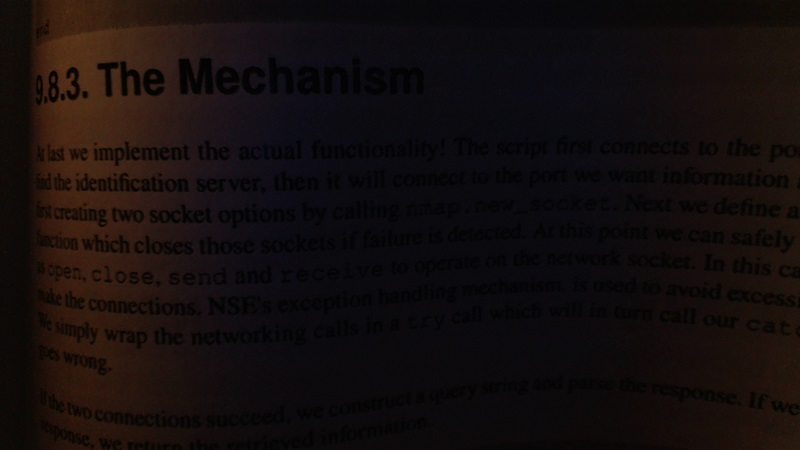
#> input picture OPENCV_3/Uyarlanabilir Eşikleme, Otsu Binarization/bookpage.jpg, 800 x 450 px
$ python 4.ders-adaptive_thresh-2.py
#> lines starting #> are read from the running program, lines starting #| are printed output that depends on the picture; after the words box and inside, x2 and y2 are one past the last pixel; in counts of white or black regions, pixels touching at a corner belong together
import cv2
import matplotlib.pyplot as plt

resim = cv2.imread("bookpage.jpg", 0)
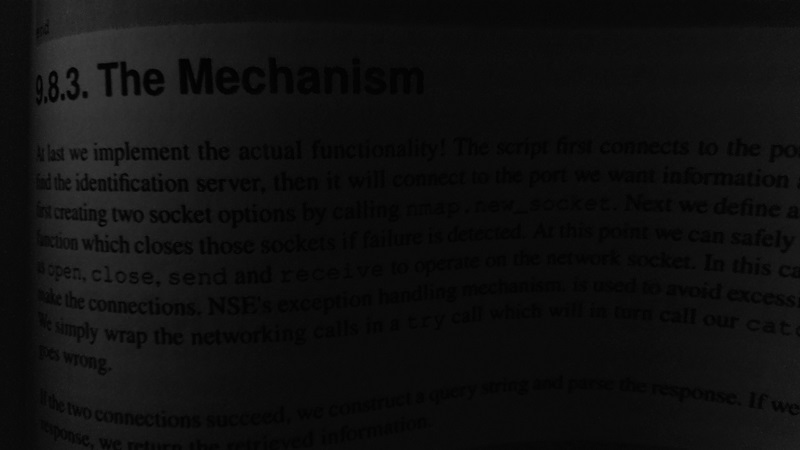
#> resim: shape (450, 800); min 0, max 64, mean 15.6

ret, th = cv2.threshold(resim, 10, 255, cv2.THRESH_BINARY)  # basit treshold işlemi
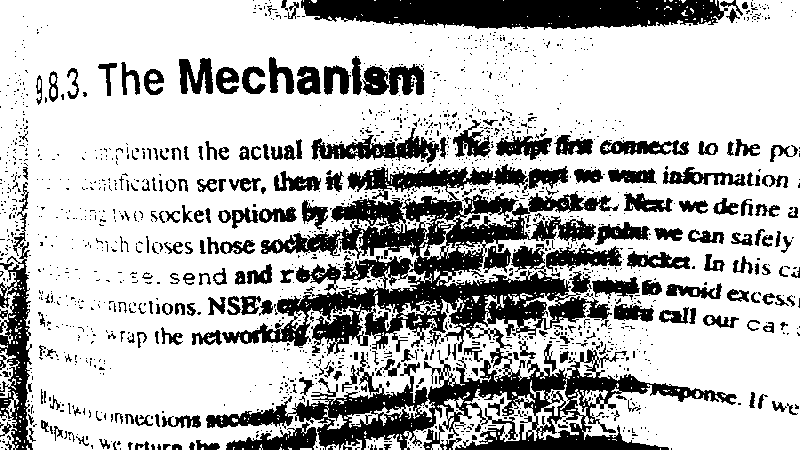
#> th: shape (450, 800); 72.6% white; 1631 black regions (1394 under 20 px), largest, box (x1, y1, x2, y2) and area: (206, 191, 737, 450) 41971, (301, 0, 728, 30) 10101, (0, 182, 33, 450) 3599

thresh = cv2.adaptiveThreshold(resim, 255, cv2.ADAPTIVE_THRESH_MEAN_C,
                               cv2.THRESH_BINARY, 11, 2)
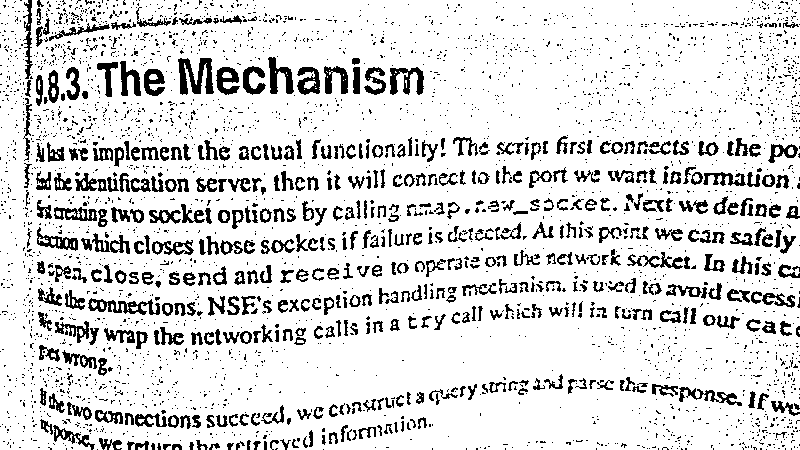
#> thresh: shape (450, 800); 85.5% white; 3370 black regions (2870 under 20 px), largest, box (x1, y1, x2, y2) and area: (178, 58, 214, 95) 782, (88, 298, 160, 315) 552, (390, 67, 424, 95) 510
# thresh mean de: tüm matrixleri sırayla sıralıyor. küçükten büyüğe doğru. ortanca değer hangisiyse onu seçip kullanıyoruz.

# 2 değeri: tüm bu çarpma işlemi yapıldıktan sonra sabit değerden burada girdğimiz c değerini yani 2 çıkartıyor. mean_c yazma sebebimiz o.

thresh2 = cv2.adaptiveThreshold(resim, 255, cv2.ADAPTIVE_THRESH_GAUSSIAN_C,
                               cv2.THRESH_BINARY, 11, 2)
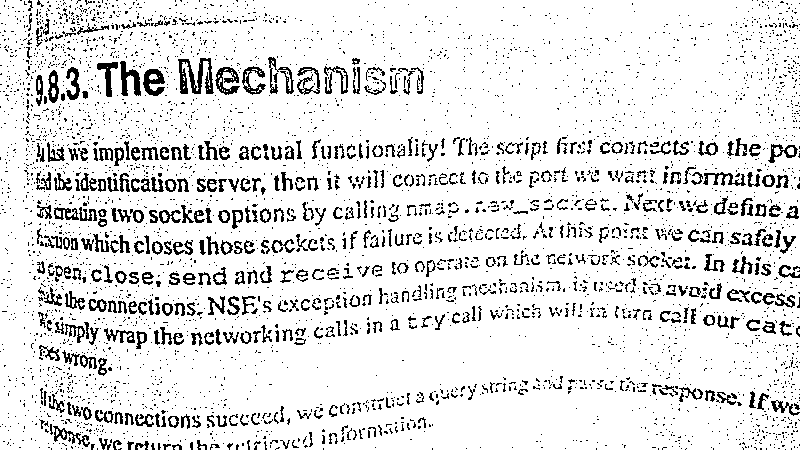
#> thresh2: shape (450, 800); 88.7% white; black in thin lines or dots
# adaptive thresh gaussioanda bunları belli bir ağırlık değerleri olarak çarpıp matrixleri ona göre sonuç matrixi belirliyoruz.

"""
cv2.imshow("original resim", resim)
cv2.imshow("adaptive mean", thresh)
cv2.imshow("adaptive gaussion", thresh2)

cv2.waitKey()
cv2.destroyAllWindows()
"""
# matplotlib ile daha iyi göstermek için
plt.subplot(2, 2, 1), plt.imshow(resim, "gray"), plt.title("original image")
plt.subplot(2, 2, 2), plt.imshow(th, "gray"), plt.title("global threshold")
plt.subplot(2, 2, 3), plt.imshow(thresh, "gray"), plt.title("thresh mean")
plt.subplot(2, 2, 4), plt.imshow(thresh2, "gray"), plt.title("thresh2 gaussian")

plt.show()

$ run again, with OPENCV_3/Uyarlanabilir Eşikleme, Otsu Binarization/karanlik_plaka.PNG saved as OPENCV_3/Uyarlanabilir Eşikleme, Otsu Binarization/bookpage.jpg
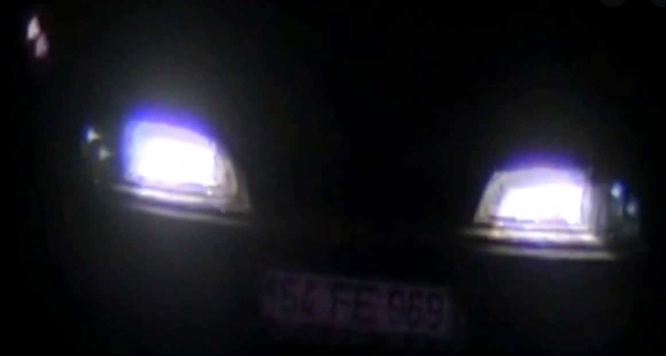
#> input picture OPENCV_3/Uyarlanabilir Eşikleme, Otsu Binarization/karanlik_plaka.PNG, 666 x 356 px
#> `ret, th = cv2.threshold(resim, 10, 255, cv2.THRESH_BINARY)`:
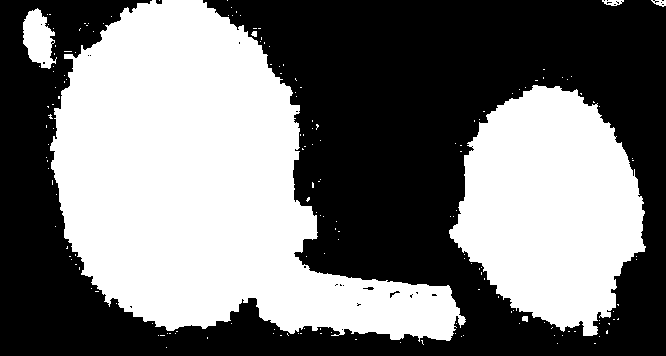
#> th: shape (356, 666); 46.9% white; 175 white regions (168 under 20 px), largest, box (x1, y1, x2, y2) and area: (50, 0, 466, 342) 75613, (449, 85, 646, 336) 33620, (23, 8, 57, 69) 1312
#> thresh: shape (356, 666); 88.9% white; 1704 black regions (1604 under 20 px), largest, box (x1, y1, x2, y2) and area: (452, 148, 636, 254) 5191, (74, 105, 253, 206) 3677, (102, 189, 257, 221) 1169
#> `thresh2 = cv2.adaptiveThreshold(resim, 255, cv2.ADAPTIVE_THRESH_GAUSSI..`:
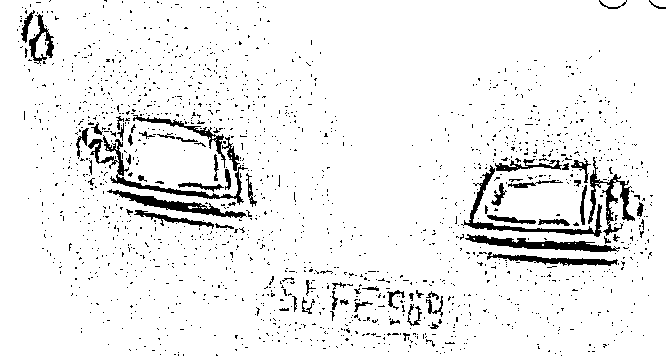
#> thresh2: shape (356, 666); 93.6% white; 1715 black regions (1648 under 20 px), largest, box (x1, y1, x2, y2) and area: (88, 135, 248, 205) 1192, (465, 234, 620, 252) 1081, (461, 165, 602, 237) 1014
